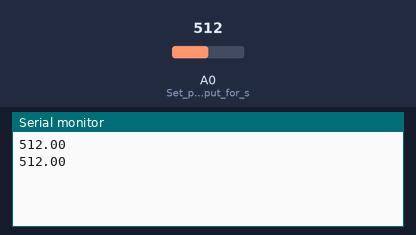
Bench run of a sketch on a simulated ESP8266 (NodeMCU). Parts: the last lines printed to the serial monitor. The test bench sets the inputs (shaded band); at power-on: A0 (Set_pin_A0_as_input_for_s) = 512. WiFi joins after 1.5 s; servers stay silent unless stated.

Above: at 3.0 s.
3.1 s: A0 (Set_pin_A0_as_input_for_s) set to 716
At 4.4 s:
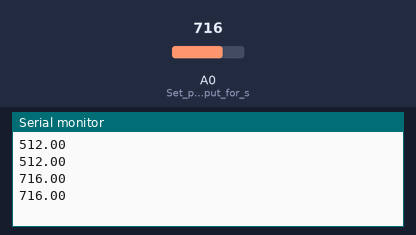
4.6 s: A0 (Set_pin_A0_as_input_for_s) set to 900
At 5.6 s:
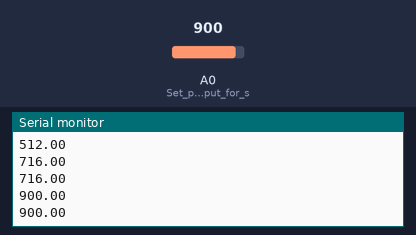
Timing chart, 0 to 7.6 s (numbered marks = the images above; inputs shaded):
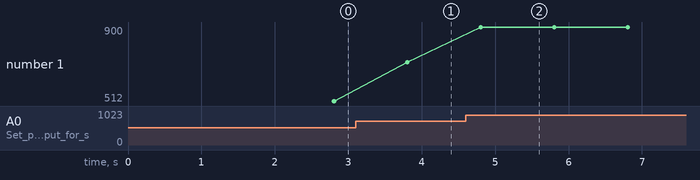

The sketch:

main.ino
```cpp
#define BLYNK_TEMPLATE_ID "Template_ID"
#define BLYNK_TEMPLATE_NAME "Template_Name"
#define BLYNK_AUTH_TOKEN "Your_Token"

#define BLYNK_PRINT Serial

#include <ESP8266WiFi.h>
#include <BlynkSimpleEsp8266.h>


// Blynk auth token from the app
char auth[] = "Your_Token";

// Wi-Fi credentials
char ssid[] = "WiFiName";
char pass[] = "WiFiPassword";

// Pin definition
int sensorPin = A0; // KY-039 connected to A0 (analog pin)
int sensorValue = 0; // Variable to store sensor value

// Timer for reading sensor data
BlynkTimer timer;

void sendSensorData()
{
  float pulse;             // Variable to store pulse value
  int sum = 0;             // Variable to accumulate sensor readings

  // Take 20 readings from the sensor
  for (int i = 0; i < 20; i++) {
    sum += analogRead(A0); // Read the analog value from pin A0
  }

  pulse = sum / 20.0;      // Calculate the average of the 20 readings
  //sensorValue = analogRead(sensorPin); // Read the analog value
  //Serial.print("Heartbeat sensor value: ");
  Serial.println(pulse);

  // Send value to Blynk (to virtual pin V1)
  Blynk.virtualWrite(A0, pulse);

  Serial.println(pulse);   // Print the average pulse value to the Serial Monitor
  delay(100);
}

void setup() {
  pinMode(A0, INPUT);      // Set pin A0 as input for sensor readings
  Serial.begin(9600);      // Initialize serial communication at 9600 baud rate


  // Connect to Wi-Fi and Blynk
  Blynk.begin(auth, ssid, pass);

  // Set a timer to read sensor data every second
  timer.setInterval(1000L, sendSensorData);
}

void loop() {
  Blynk.run();    // Run the Blynk process
  timer.run();           // Wait for 100 milliseconds before taking the next set of readings
}
```

Measured:
- after the input at 3.1 s, the serial monitor: prints a new line after 0.71 s (image 1)
- after the input at 4.6 s, the serial monitor: prints a new line after 0.21 s (image 2)
- plotted number 1: 512 → 716 after the input at 3.1 s, 716 → 900 after the input at 4.6 s
